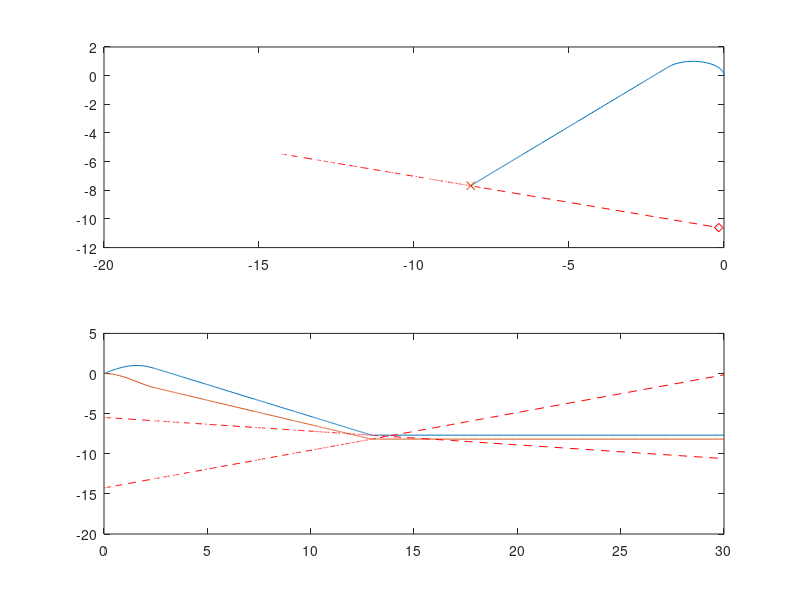

MATLAB code for this plot:
function [T,Y] = driver_test()
close all;
clear eqom;

FLAG_DONE = 0;

v1max = 1;
vtmax = 0.5;

psi1max = 1;

t = [0 30];

y0 = [0;0;0];%rx, ry, psi in inertial

yt0 = [randn(2,1)*10-5;2*pi*rand-pi];

[T,Y] = ode45(@eqom,t,y0,odeset('abstol',1e-6,'reltol',1e-6));

figure;
subplot(211);
plot(Y(:,2),Y(:,1));
hold on;
plot(Y(end,2),Y(end,1),'x');
plot(yt0(2) + vtmax.*sin(yt0(3)).*T,yt0(1) + vtmax.*cos(yt0(3)).*T,'r--');
plot(yt0(2) + vtmax.*sin(yt0(3)).*T(end),yt0(1) + vtmax.*cos(yt0(3)).*T(end),'rd');
subplot(212);
plot(T,Y(:,1:2));
hold on;
plot(T,repmat(yt0(1:2)',length(T),1) + vtmax*repmat([cos(yt0(3)) sin(yt0(3))],length(T),1).*[T T],'r--');

    function dy = eqom(t,y)
        %y: [rx ry psi lambda_psi]
        
        global RT_T YT;
        
        RT_T = yt0(1:2) + t*vtmax*[cos(yt0(3));sin(yt0(3))];
        
        YT = y(1:2);
        
        persistent last_ref;
        if isempty(last_ref)
            D = RT_T - YT;
            last_ref = [25;atan2(D(2),D(1))];
        end
        
        if norm(YT - RT_T) < 1e-2
            FLAG_DONE = 1;
        end
        
        if FLAG_DONE
            dy = [0;0;0];
            return;
        end
        
        ref = fsolve(@nonlinsolve,last_ref,optimset('disp','none','Jacobian','on','algorith','levenberg-marquardt'));
        last_ref = ref;
        
        psiref = ref(2);
        psi = y(3);
        
        % make sure minimum psi is the one used
        while abs((psi - 2*pi) - psiref) < abs(psi-psiref)
            psi = psi-2*pi;
        end
        while abs((psi + 2*pi) - psiref) < abs(psi-psiref)
            psi = psi+2*pi;
        end
        
        delt = psi - psiref;
        if abs(delt) < 1e-3
            u = 0;
        else
            if delt > 0
                u = -psi1max;
            else
                u = psi1max;
            end 
        end
        
        dy = [v1max*cos(y(3));v1max*sin(y(3));u];
    end
    function [f,J] = nonlinsolve(x)
        global RT_T YT;
        
        f = zeros(3,1);
        J = zeros(3,2);
        
        f(1:2) = RT_T - YT + vtmax*[cos(yt0(3));sin(yt0(3))]*x(1) - x(1)*v1max*[cos(x(2));sin(x(2))];
        J(1:2,:) = [vtmax*[cos(yt0(3));sin(yt0(3))]-v1max*[cos(x(2));sin(x(2))] v1max*x(1)*[sin(x(2));-cos(x(2))]];
        
        if x(1) < 0
            f(3) = -x(1);
            J(3,1) = -1;
        end
        %if x(1) < 0
        %    f = f + (x(1))^2;
        %    J(:,1) = J(:,1) + 2*x(1);
        %end
    end
end